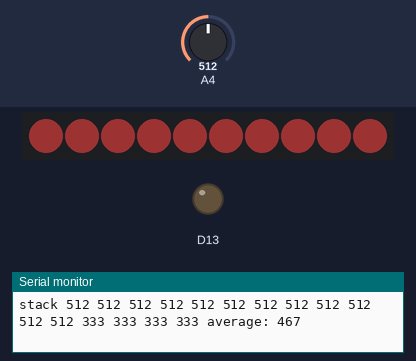
The sketch below on a simulated Adafruit Circuit Playground Express. Parts: 10 RGB LEDs in strip order, left to right, output pins drawn as LEDs (lit = HIGH), the last lines printed to the serial monitor. The test bench sets the inputs (shaded band); at power-on: A4 = 512. Dim RGB values are drawn brighter than linear.

Above: at 1.2 s.
1.3 s: A4 set to 306
At 3.13 s:
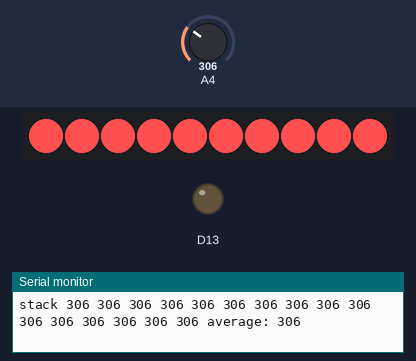
3.3 s: A4 set to 122
4.8 s: A4 set to 90
Timing chart, 0 to 7.8 s (numbered marks = the images above; inputs shaded):
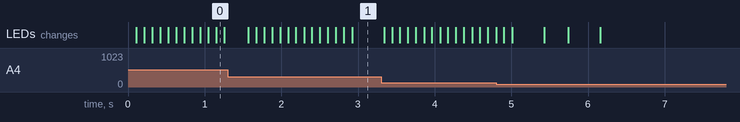

The sketch:

circuit_playground_loudness.ino
```cpp
// (licence header left out)
#include <Adafruit_CircuitPlayground.h>

const int minimum_noise_level = 100;
const int maximum_noise_level = 999;
const int average_noise_level_sample_count = 16;
const int debugging = true;

int average_noise_level_stack[average_noise_level_sample_count];

void setup() {
  CircuitPlayground.begin();
  CircuitPlayground.clearPixels();

  for(int k=0;k<average_noise_level_sample_count;++k) average_noise_level_stack[k] = 333;

  if(debugging) {
    print_stack("init ", true);
  }
}

void push_noise_level(int noise_level) {
  if(noise_level < minimum_noise_level) noise_level = minimum_noise_level;
  if(noise_level > maximum_noise_level) noise_level = maximum_noise_level;

  for(int k=(average_noise_level_sample_count-1);k>0;--k) average_noise_level_stack[k] = average_noise_level_stack[k-1];
  average_noise_level_stack[0] = noise_level;
  print_stack("stack", false);
}

int average_noise_level() {
  int calculated_average = 0;

  for(int k=0;k<average_noise_level_sample_count;++k) calculated_average = calculated_average + average_noise_level_stack[k];

  return(calculated_average / average_noise_level_sample_count);
}

//----------------------------------------------------------------------------------------------------
//  listen for the noise level and display the noise level using neopixel brightness
//----------------------------------------------------------------------------------------------------
void loop() {
  push_noise_level(analogRead(A4));

  int brightness = (int) map(average_noise_level(), 320.0, 500.0, 0.0, 35.0);

  CircuitPlayground.setBrightness(brightness);

  for(int pixel=0;pixel<10;++pixel) {
    CircuitPlayground.setPixelColor(pixel, 255, 80, 80);
  }

  delay(100);
}

//----------------------------------------------------------------------------------------------------
//  print the current noise level stack with average
//----------------------------------------------------------------------------------------------------
void print_stack(char *identifier, int wait_for_serial) {
  if(wait_for_serial) {
    Serial.begin(9600); while (!Serial);
  }

  Serial.print(identifier);
  Serial.print(" ");

  for(int k=0;k<average_noise_level_sample_count;++k) {
    Serial.print(average_noise_level_stack[k]);
    Serial.print(" ");
  }

  Serial.print("average: ");
  Serial.println(average_noise_level());
}
```
